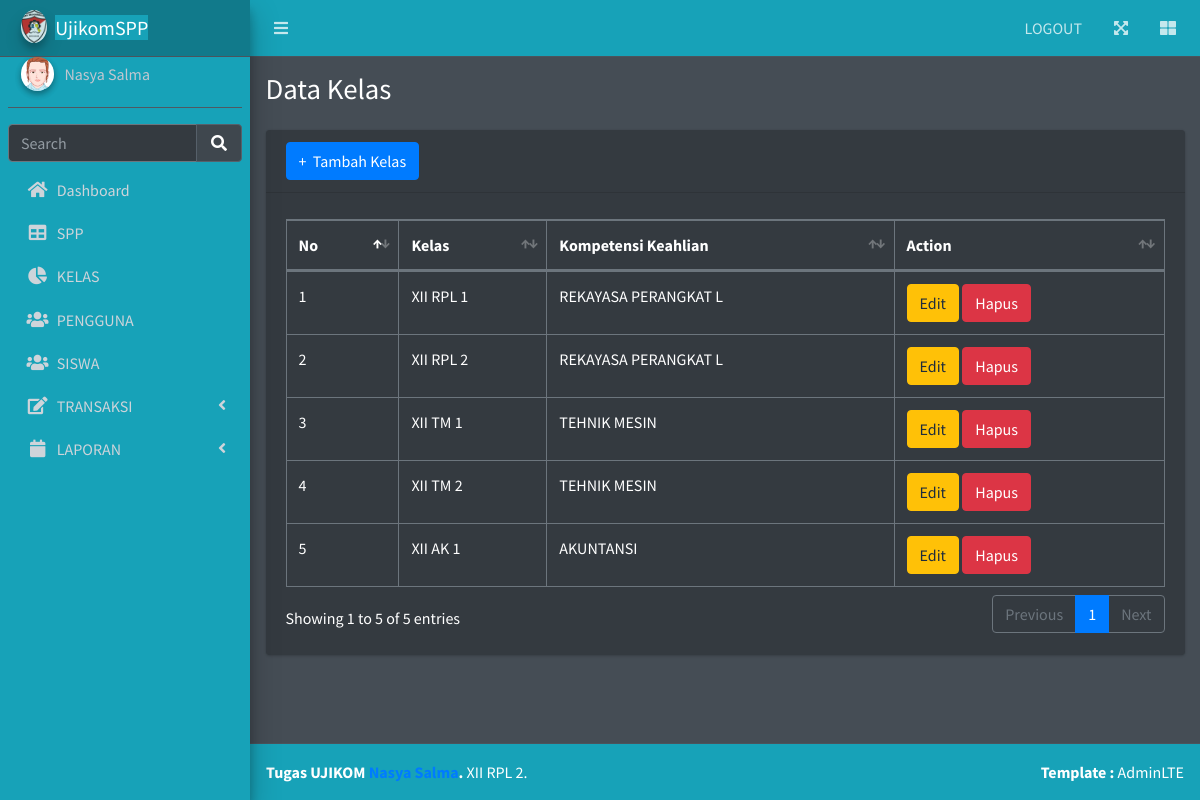
Screenshot of /kelas.php with the database file from the repository.
### tables this page shows
CREATE TABLE `kelas` (
  `id_kelas` int(11) NOT NULL,
  `nama_kelas` varchar(10) NOT NULL,
  `kompetensi_keahlian` varchar(50) NOT NULL
);

### kelas.php (the view, shortened to what this page needs)
<?php
include('koneksi.php');
?>
<!DOCTYPE html>
<html lang="en">
<head>
  <link rel="stylesheet" href="plugins/fontawesome-free/css/all.min.css">
  <link rel="stylesheet" href="plugins/datatables-bs4/css/dataTables.bootstrap4.min.css">
  <link rel="stylesheet" href="plugins/datatables-responsive/css/responsive.bootstrap4.min.css">
  <link rel="stylesheet" href="plugins/datatables-buttons/css/buttons.bootstrap4.min.css">
  <link rel="stylesheet" href="dist/css/adminlte.min.css">
</head>
<body class="hold-transition dark-mode sidebar-mini layout-fixed layout-navbar-fixed layout-footer-fixed">
  <div class="wrapper">
    <nav class="main-header navbar navbar-expand navbar-dark bg-info">
      <ul class="navbar-nav">
        <li class="nav-item">
          <a class="nav-link" data-widget="pushmenu" href="#" role="button"><i class="fas fa-bars"></i></a>
        </li>
      </ul>
      <ul class="navbar-nav ml-auto">
        <li class="nav-item d-none d-sm-inline-block">
          <a href="logout.php" class="nav-link">LOGOUT</a>
        </li>
        <li class="nav-item">
          <a class="nav-link" data-widget="fullscreen" href="#" role="button">
            <i class="fas fa-expand-arrows-alt"></i>
          </a>
        </li>
        <li class="nav-item">
          <a class="nav-link" data-widget="control-sidebar" data-slide="true" href="#" role="button">
            <i class="fas fa-th-large"></i>
          </a>
        </li>
      </ul>
    </nav>
    <?php include("include/menu.php") ?>
    <div class="content-wrapper">
      <section class="content-header">
        <div class="container-fluid">
          <div class="row mb-2">
            <div class="col-sm-6">
              <h1>Data Kelas</h1>
            </div>
            <div class="col-sm-6">
            </div>
          </div>
        </div>
      </section>
      <section class="content">
        <div class="container-fluid">
          <div class="row">
            <div class="col-12">
              <div class="card">
                <div class="card-header">
                  <a class="btn btn-primary" href="tambah_kelas.php" role="button">+ &nbsp;Tambah Kelas</a>
                </div>
                <div class="card-body">
                  <table id="example2" class="table table-bordered table-hover">
                    <thead>
                      <tr>
                        <th>No</th>
                        <th>Kelas</th>
                        <th>Kompetensi Keahlian</th>
                        <th>Action</th>
                      </tr>
                    </thead>
                    <tbody>
                      <?php
                      $query = "SELECT * FROM kelas ORDER BY id_kelas ASC";
                      $result = mysqli_query($koneksi, $query);
                      $no = 1;
                      while ($row = mysqli_fetch_assoc($result)) {
                      ?>
                        <tr>
                          <td><?php echo $no; ?></td>
                          <td><?php echo $row['nama_kelas']; ?></td>
                          <td><?php echo substr($row['kompetensi_keahlian'], 0, 20); ?></td>
                          <td>
                            <a class="btn btn-warning" href="edit_kelas.php?id=<?php echo $row['id_kelas']; ?>">Edit</a>
                            <a class="btn btn-danger" href="proses_hapuskelas.php?id=<?php echo $row['id_kelas']; ?>" onClick="return confirm('Anda yakin akan menghapus data ini?')">Hapus</a>
                          </td>
                        </tr>
                      <?php
                        $no++;
                      }
                      ?>
                    </tbody>
                  </table>
                </div>
              </div>
            </div>
          </div>
        </div>
      </section>
    </div>
    <footer class="main-footer bg-info">
      <strong>Tugas UJIKOM <a href="https://adminlte.io">Nasya Salma</a>.</strong>
      XII RPL 2.
      <div class="float-right d-none d-sm-inline-block">
        <b>Template :</b> AdminLTE
      </div>
    </footer>
  </div>
</body>
</html>

### rows the page displays
kelas: nama_kelas "XII RPL 1", kompetensi_keahlian "REKAYASA PERANGKAT L"
kelas: nama_kelas "XII RPL 2", kompetensi_keahlian "REKAYASA PERANGKAT L"
kelas: nama_kelas "XII TM 1", kompetensi_keahlian "TEHNIK MESIN"
kelas: nama_kelas "XII TM 2", kompetensi_keahlian "TEHNIK MESIN"
kelas: nama_kelas "XII AK 1", kompetensi_keahlian "AKUNTANSI"
